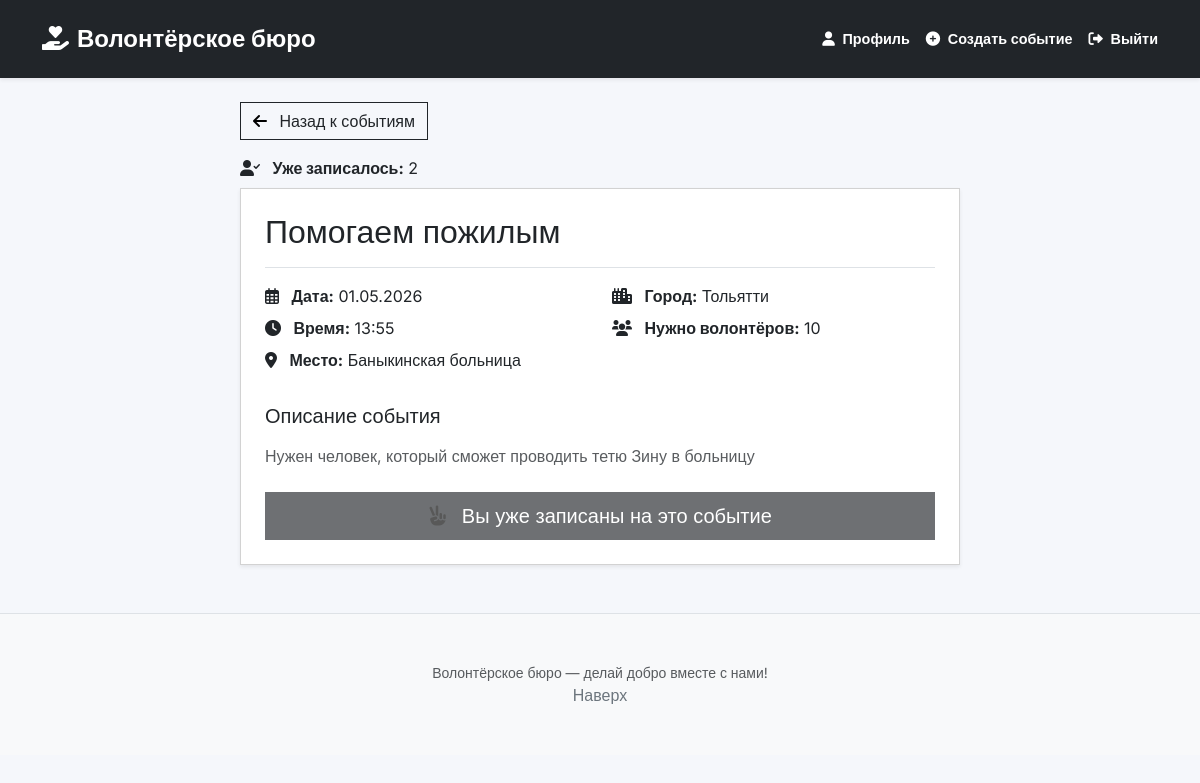
/event_detail/2 (signed in), run on the app's committed database.
### data/models.py (models this page shows)
class Event(SqlAlchemyBase):
    __tablename__ = 'events'
    id = sqlalchemy.Column(sqlalchemy.Integer, primary_key=True, autoincrement=True)
    title = sqlalchemy.Column(sqlalchemy.String, nullable=False)
    description = sqlalchemy.Column(sqlalchemy.String, nullable=False)
    date = sqlalchemy.Column(sqlalchemy.DateTime, nullable=False)
    location = sqlalchemy.Column(sqlalchemy.String, nullable=False)
    city = sqlalchemy.Column(sqlalchemy.String, nullable=False)
    author_id = sqlalchemy.Column(sqlalchemy.Integer, sqlalchemy.ForeignKey("users.id"), nullable=False)
    max_volunteers = sqlalchemy.Column(sqlalchemy.Integer, default=10)

### app.py (the view)
@app.route('/event_detail/<int:event_id>')
def event_detail(event_id):
    from data.models import Response
    session = db_session.create_session()
    event = session.get(Event, event_id)
    volunteers_count = session.query(Response).filter_by(event_id=event_id).count()
    already_joined = False
    if current_user.is_authenticated:
        already_joined = session.query(Response).filter_by(
            event_id=event_id,
            user_id=current_user.id
        ).first() is not None
    session.close()
    if event is None:
        return redirect('/')
    return render_template('event_detail.html', title='Детали события', event=event, already_joined=already_joined,volunteers_count=volunteers_count)

### app.py (called while the page is built)
@login_manager.user_loader
def load_user(user_id):
    session = db_session.create_session()
    return session.get(User, user_id)

### data/db_session.py (called while the page is built)
def create_session() -> Session:
    global __factory
    return __factory()

### templates/event_detail.html (shortened to what this page needs)
{% extends "base.html" %}
{% block content %}
<div class="container mt-4">
    <div class="row">
        <div class="col-lg-8 mx-auto">
            <div class="mb-3">
                <a href="/" class="btn btn-outline-dark">
                    <i class="fas fa-arrow-left me-2"></i> Назад к событиям
                </a>
            </div>
            <div class="mb-2">
                <i class="fas fa-user-check me-2 text-dark"></i>
                <strong>Уже записалось:</strong> {{ volunteers_count }}
            </div>
            <div class="card shadow-sm">
                <div class="card-body p-4">
                    <div class="border-bottom pb-3 mb-3">
                        <h1 class="h2 mb-0">{{ event.title }}</h1>
                    </div>
                    <div class="row mb-4">
                        <div class="col-md-6">
                            <div class="mb-2">
                                <i class="far fa-calendar-alt me-2 text-dark"></i>
                                <strong>Дата:</strong> {{ event.date.strftime('%d.%m.%Y') }}
                            </div>
                            <div class="mb-2">
                                <i class="fas fa-clock me-2 text-dark"></i>
                                <strong>Время:</strong> {{ event.date.strftime('%H:%M') }}
                            </div>
                            <div class="mb-2">
                                <i class="fas fa-map-marker-alt me-2 text-dark"></i>
                                <strong>Место:</strong> {{ event.location }}
                            </div>
                        </div>
                        <div class="col-md-6">
                            <div class="mb-2">
                                <i class="fas fa-city me-2 text-dark"></i>
                                <strong>Город:</strong> {{ event.city }}
                            </div>
                            <div class="mb-2">
                                <i class="fas fa-users me-2 text-dark"></i>
                                <strong>Нужно волонтёров:</strong> {{ event.max_volunteers }}
                            </div>
                        </div>
                    </div>
                    <div class="mb-4">
                        <h4 class="h5 mb-3">Описание события</h4>
                        <p class="text-muted">{{ event.description }}</p>
                    </div>
                    {% if current_user.is_authenticated %}
                        <button class="btn btn-dark btn-lg w-100" id="joinEventBtn"
                                {% if already_joined %}disabled{% endif %}>
                            <i class="fas fa-hand-peace me-2"></i>
                            {% if already_joined %}
                                 Вы уже записаны на это событие
                            {% else %}
                                 Хочу участвовать!
                            {% endif %}
                        </button>
                    {% else %}
                        <a href="/login" class="btn btn-dark btn-lg w-100">
                            <i class="fas fa-sign-in-alt me-2"></i> Войдите, чтобы записаться
                        </a>
                    {% endif %}
                </div>
            </div>
        </div>
    </div>
</div>
{% endblock %}

### templates/base.html (style rules this page uses)
body { font-family: 'Inter', sans-serif; background: #f5f7fb; }
.card, .btn, .form-control, .alert, .nav-link, .badge, .list-group-item { border-radius: 0px !important; }
.fas, .far { color: #000000; }
a { color: #000000; text-decoration: none; }

### data on the page
Event: title "Помогаем пожилым", date "01.05.2026", date "13:55", location "Баныкинская больница", city "Тольятти", max_volunteers "10", description "Нужен человек, который сможет проводить тетю Зину в больницу"

### other printed values
{{ volunteers_count }} "2"
